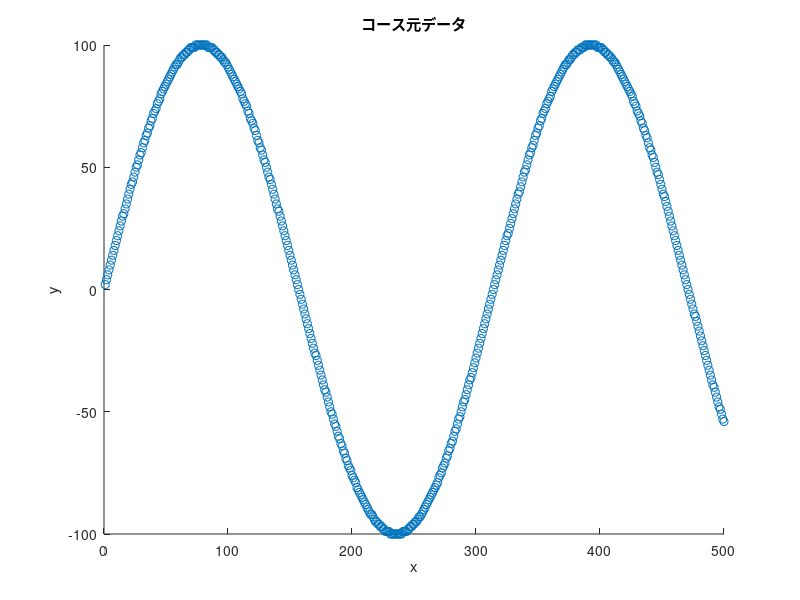
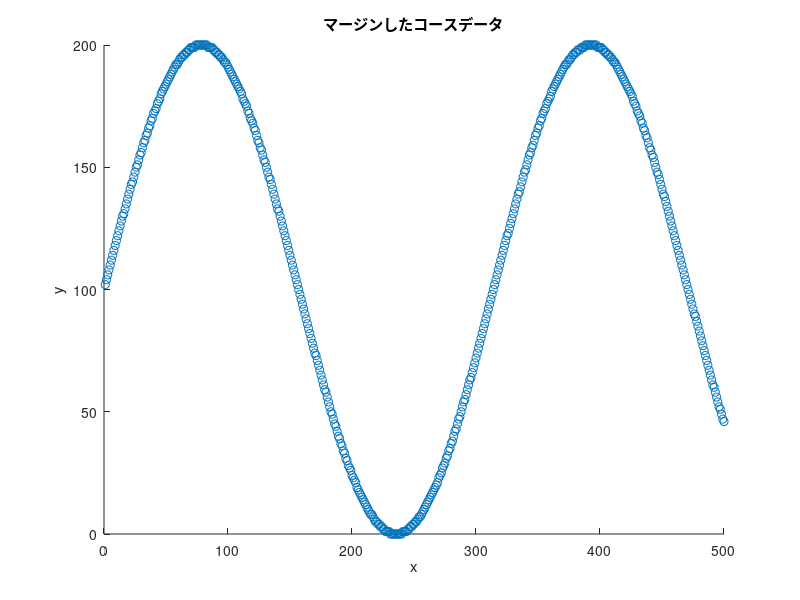

Write the MATLAB code that produced these figures, in order. (Note: this script raises an error after producing the figures.)
% 前処理 master
clc
clf
clear

% --------------コースデータ用意-----------------%
% course_x = round(linspace(0, 10, 5));
% course_y = round(linspace(0, 5, 5));

course_x = round(1 : 1 : 500); %cm
course_y = round(sin(course_x/50) * 100); %cm
% course = [[0, 1, 2, 3, 4, 5]; [0, 0, 1, 1, 2, 2]];

figure(1)
scatter(course_x, course_y)
title('コース元データ')
xlabel('x')
ylabel('y')

% ------------------正の整数にするためにマージンをとる---------------- %
min_x = min(course_x);
min_y = min(course_y);
if min_x < 0
    mergin_x = linspace(abs(min_x), abs(min_x), length(course_x));
    course_x = course_x + mergin_x;
end
if min_y < 0
    mergin_y = linspace(abs(min_y), abs(min_y), length(course_y));
    course_y = course_y + mergin_y;
end

course = [course_x; course_y];

figure(2)
scatter(course(1, :), course(2, :))
title('マージンしたコースデータ')
xlabel('x')
ylabel('y')

% -------------------マップ作成--------------------%
expantion = round(10); %cm 膨張させる大きさ
map = Map(course, expantion); %バイナリマップ

figure(3)
heatmap(map.binary_grid)
title('バイナリマップ')
xlabel('x')
ylabel('y')

% 計算
% % -----------A star開始------------ %
g_cost = 0;
x = map.start_x;
y = map.start_y;

map.openAroundNode(x, y, g_cost); % 周りのノードをオープン

% for i = 1 : 150
while x ~= map.goal_x || y ~= map.goal_y

    [x, y] = map.searchRefNode(); %スコアが最も小さいノードのx, yを得る
    map.openAroundNode(x, y, g_cost);

    g_cost = g_cost + 1;

end

map.shorter_path_grid(y, x) = 2;
while x ~= map.start_x || y ~= map.start_y

    temp_xy = map.grid(y, x).parent;
    x = temp_xy(1);
    y = temp_xy(2);
    
    map.shorter_path_grid(y, x) = 2;
    
end

figure(4)
heatmap(map.shorter_path_grid)
